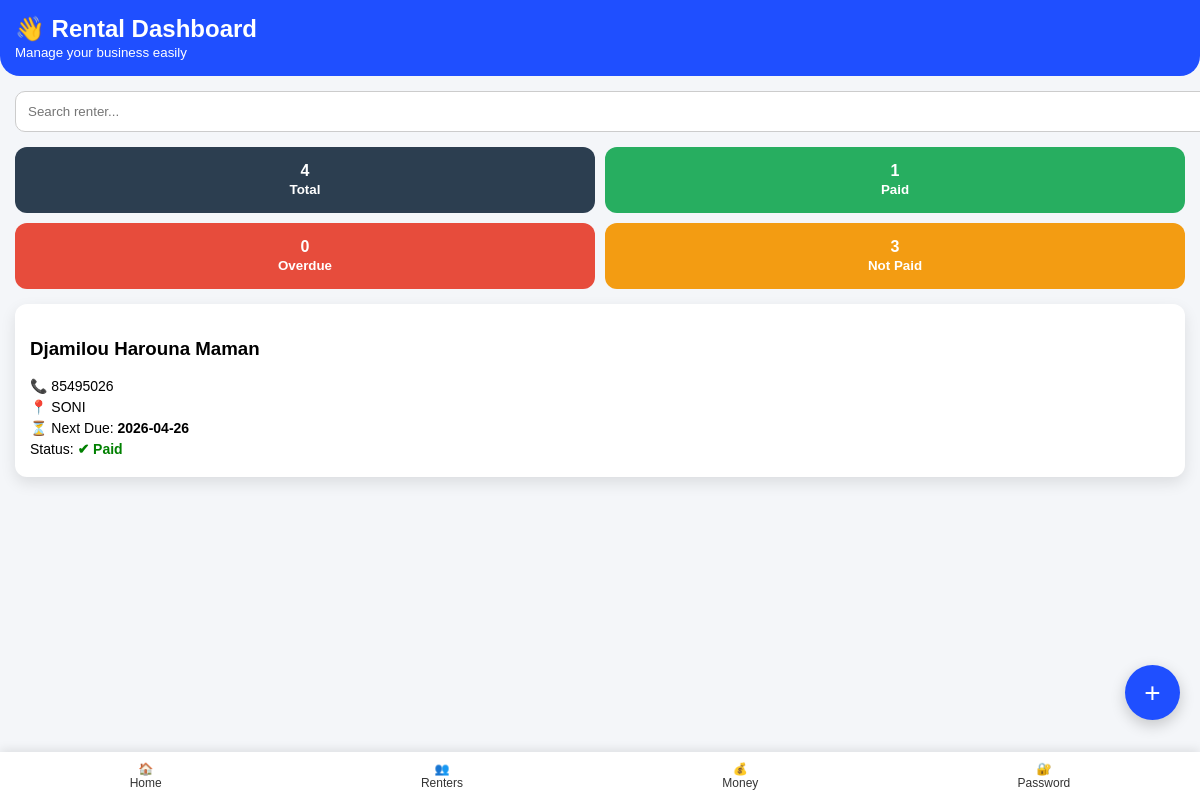
/dashboard?filter=paid (signed in), run on an earlier commit of the app's database.
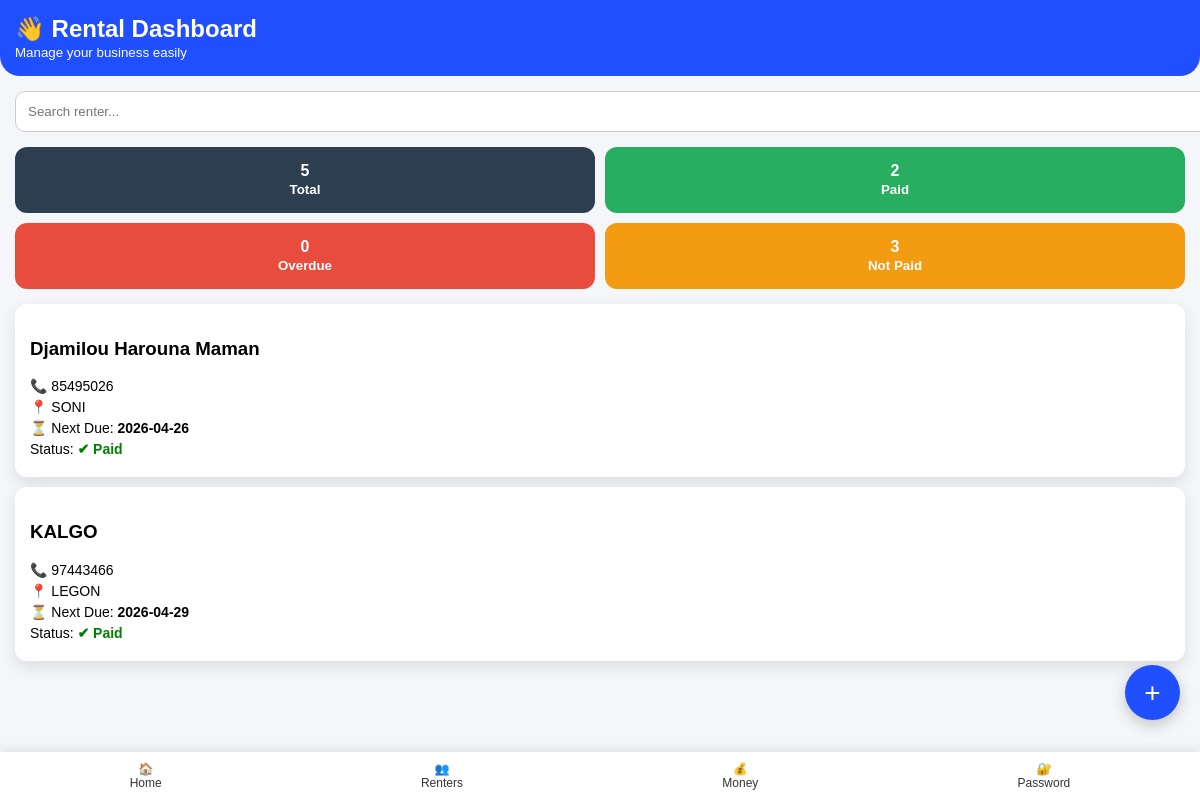
And on a later commit of the database.
### tables this page shows
CREATE TABLE renters (
            id INTEGER PRIMARY KEY AUTOINCREMENT,
            name TEXT,
            phone TEXT,
            address TEXT,
            barrow TEXT,
            start_date TEXT,
            due_date TEXT,
            paid TEXT,
            last_payment_date TEXT   
        );

### app.py (the view)
@app.route("/dashboard")
def dashboard():
    if "user" not in session:
        return redirect("/login")
    search = request.args.get("search")
    filter_status = request.args.get("filter")
    conn = sqlite3.connect("database.db")
    c = conn.cursor()
    if search:
        c.execute("""
            SELECT * FROM renters
            WHERE name LIKE ? OR phone LIKE ? OR address LIKE ?
        """, (f"%{search}%", f"%{search}%", f"%{search}%"))
    else:
        c.execute("SELECT * FROM renters")
    renters = c.fetchall()
    conn.close()
    updated_renters = []
    today = datetime.now().date()
    paid_count = 0
    overdue_count = 0
    not_paid_count = 0
    for r in renters:
        start_date = datetime.strptime(r[5], "%Y-%m-%d").date()
        days_passed = (today - start_date).days
        weeks_passed = days_passed // 7
        current_due = start_date + timedelta(days=(weeks_passed + 1) * 7)
        conn = sqlite3.connect("database.db")
        c = conn.cursor()
        c.execute("""
            SELECT payment_date FROM payments
            WHERE renter_id=?
            ORDER BY payment_date DESC LIMIT 1
        """, (r[0],))
        last = c.fetchone()
        conn.close()
        last_payment_date = None
        if last:
            last_payment_date = datetime.strptime(last[0], "%Y-%m-%d").date()
        cycle_start = current_due - timedelta(days=7)
        if last_payment_date and cycle_start <= last_payment_date <= current_due:
            status = "Paid"
            paid_count += 1
        elif today > current_due:
            status = f"LATE by {(today - current_due).days} days"
            overdue_count += 1
        elif today == current_due:
            status = "DUE TODAY"
            not_paid_count += 1
        else:
            status = f"Due in {(current_due - today).days} days"
            not_paid_count += 1
        if filter_status:
            if filter_status == "paid" and status != "Paid":
                continue
            if filter_status == "notpaid" and status == "Paid":
                continue
            if filter_status == "overdue" and "LATE" not in status:
                continue
        updated_renters.append(r + (current_due.strftime("%Y-%m-%d"), status))
    return render_template(
        "index.html",
        renters=updated_renters,
        total=len(renters),
        paid=paid_count,
        overdue=overdue_count,
        not_paid=not_paid_count
    )

### templates/index.html (shortened to what this page needs)
<!DOCTYPE html>
<html>
<head>
</head>
<body>
<div class="header">
    <h2 style="margin:0;">👋 Rental Dashboard</h2>
    <small>Manage your business easily</small>
</div>
<form method="GET" action="/dashboard" class="search">
    <input type="text" name="search" placeholder="Search renter...">
</form>
<div class="stats">
    <a href="/dashboard" style="text-decoration:none;">
        <div class="card-stat total">
            <div>{{ total }}</div>
            <small>Total</small>
        </div>
    </a>
    <a href="/dashboard?filter=paid" style="text-decoration:none;">
        <div class="card-stat paid-bg">
            <div>{{ paid }}</div>
            <small>Paid</small>
        </div>
    </a>
    <a href="/dashboard?filter=overdue" style="text-decoration:none;">
        <div class="card-stat overdue-bg">
            <div>{{ overdue }}</div>
            <small>Overdue</small>
        </div>
    </a>
    <a href="/dashboard?filter=notpaid" style="text-decoration:none;">
        <div class="card-stat notpaid">
            <div>{{ not_paid }}</div>
            <small>Not Paid</small>
        </div>
    </a>
</div>
{% for r in renters %}
<div class="card">
    <h3>{{ r[1] }}</h3>
    <div class="info">📞 {{ r[2] }}</div>
    <div class="info">📍 {{ r[3] }}</div>
    <div class="info">
        ⏳ Next Due: <strong>{{ r[9] }}</strong>
    </div>
    <div class="info">
        Status:
        {% if "Paid" in r[10] %}
            <span style="color:green; font-weight:bold;">✔ Paid</span>
        {% elif "LATE" in r[10] %}
            <span style="color:red; font-weight:bold;">❌ {{ r[10] }}</span>
        {% elif "DUE TODAY" in r[10] %}
            <span style="color:orange; font-weight:bold;">⚠ Due Today</span>
        {% else %}
            <span style="color:blue; font-weight:bold;">⏳ {{ r[10] }}</span>
        {% endif %}
    </div>
</div>
{% endfor %}
<a href="/add" class="add-btn">+</a>
<div class="bottom-nav">
    <a href="/home">🏠<br>Home</a>
    <a href="/renters">👥<br>Renters</a>
    <a href="/money">💰<br>Money</a>
    <a href="/verify-user">🔐<br>Password</a>
</div>
</body>
</html>

What changed in the data, as far as the page shows it:
added renters: name "KALGO", phone "97443466", address "LEGON", due_date "2026-04-29"
Also different on the page:
{{ total }}: "4" → "5"
{{ paid }}: "1" → "2"
